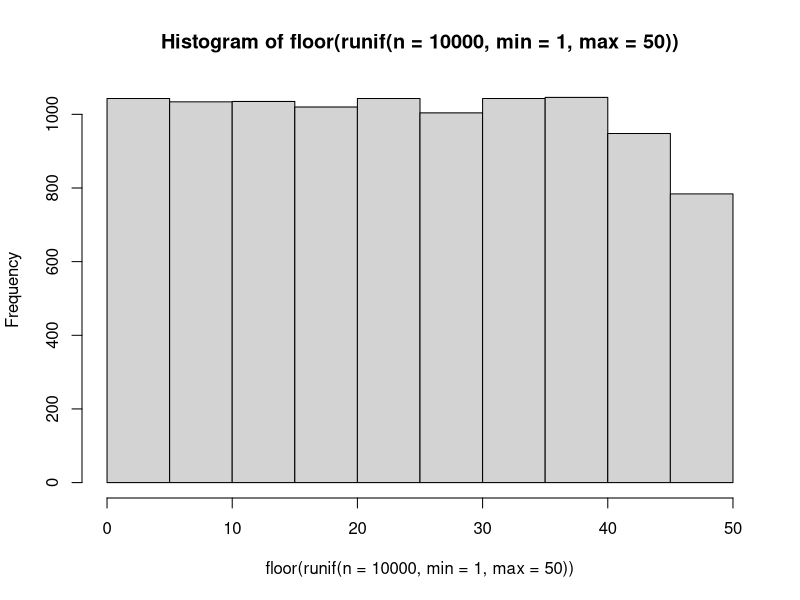
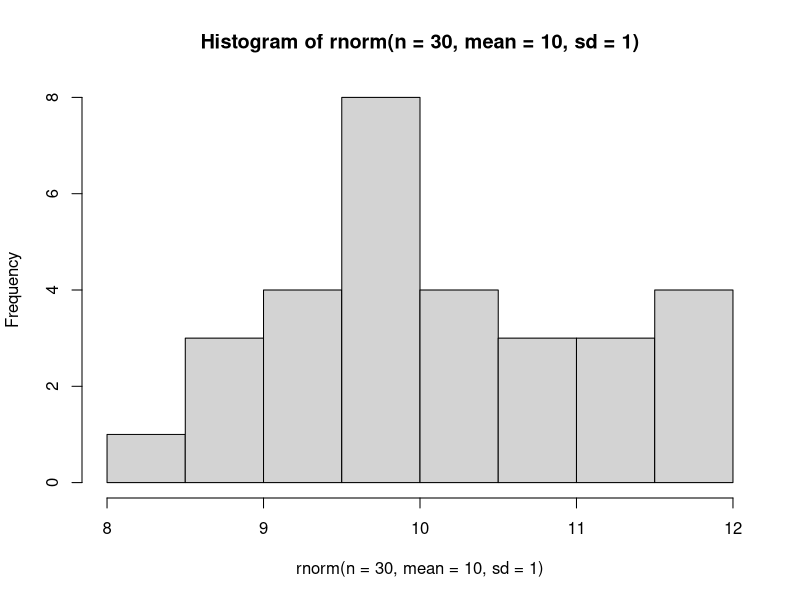
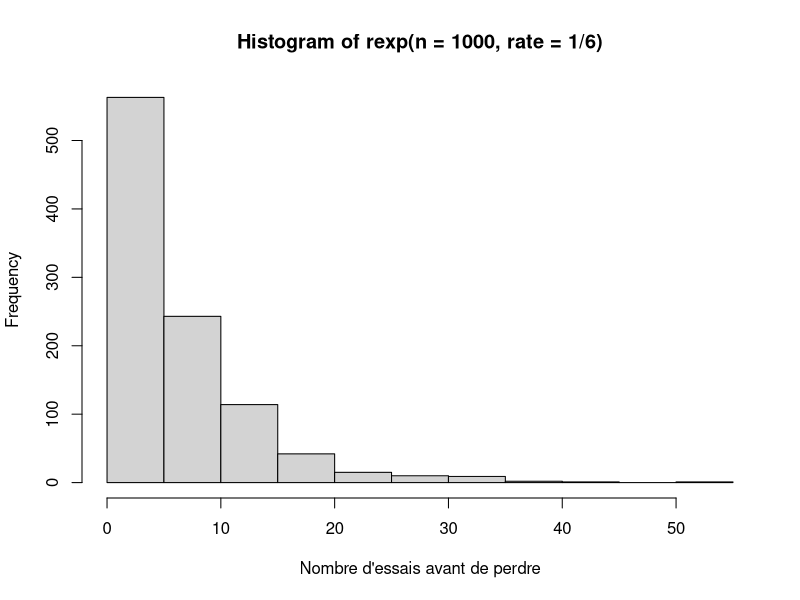
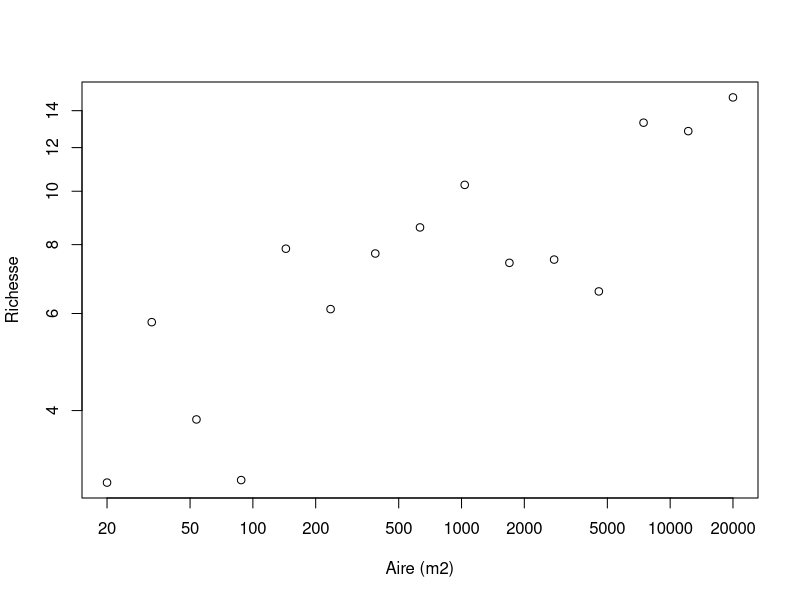
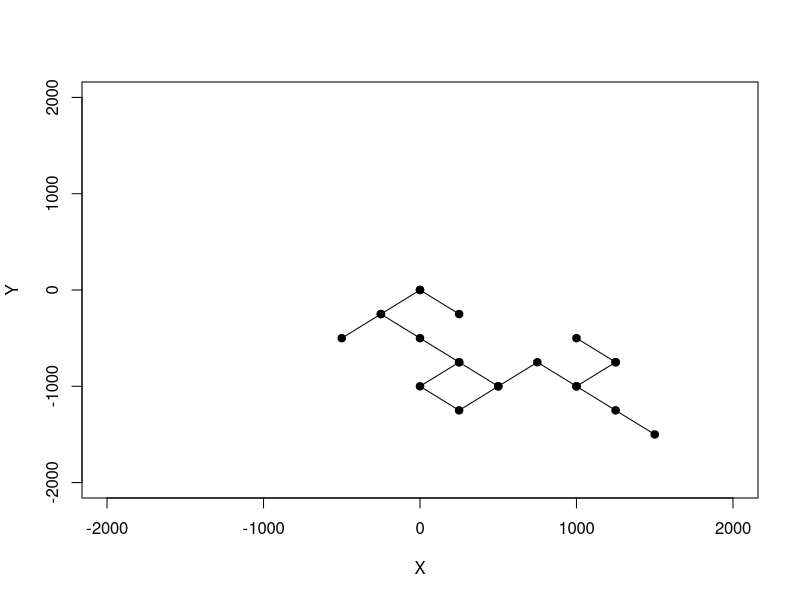
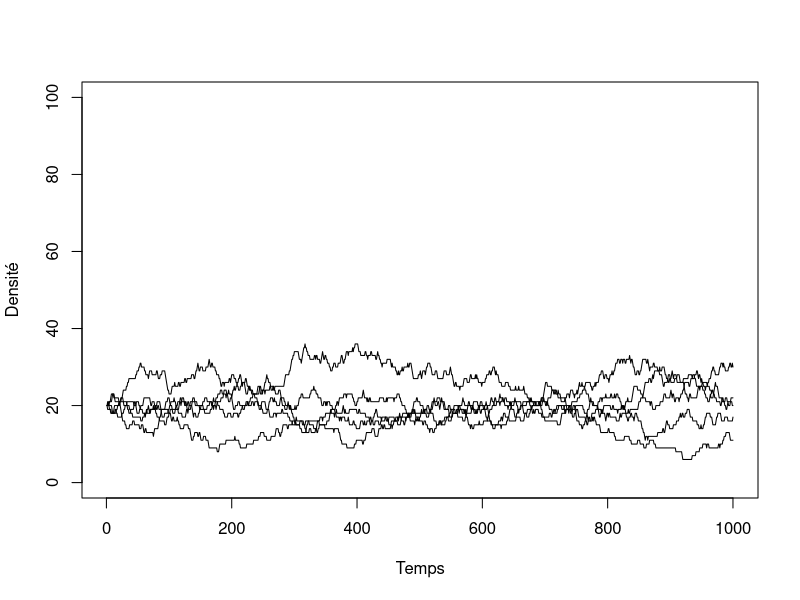
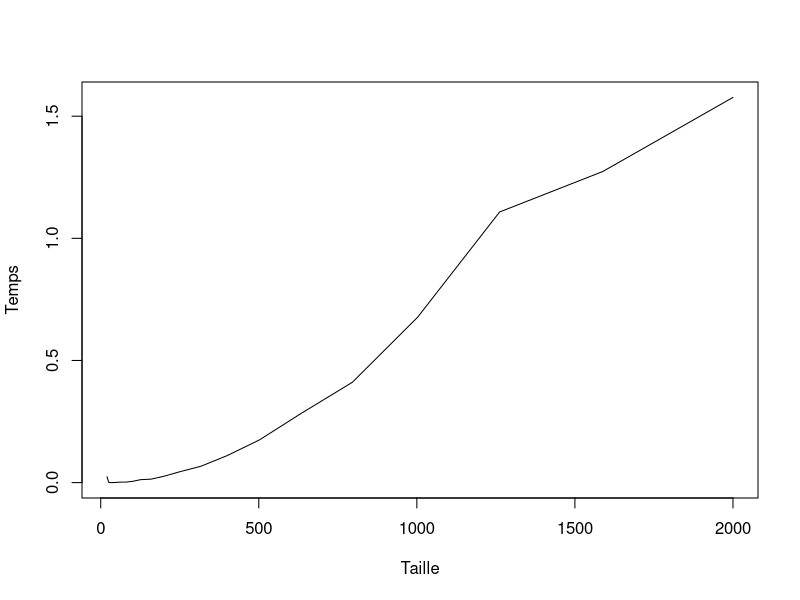

Generate these figures, in order, with R:
## ---- chunk 1
tri <- function(x){
	# Calcul de la dimension du vecteur
	taille = length(x)
	ordre = FALSE
	# Boucle qui tourne jusqu'à ce que tout soit en ordre
	while(ordre == FALSE) {
		ordre = TRUE
		# Boucle qui passe tous les éléments en paire
		for(i in 1:(taille-1)) {
			if(x[i+1] < x[i]) {
				# Inversion des deux lettres
				x[c(i,i+1)] = x[c(i+1,i)]
				# Comme un changement a été fait, l'ordre
				# n'est pas encore garanti
				ordre = FALSE
			}
		}
	}
	return(x)
}
## ---- chunk 2
valeurs = c("2", "3", "4", "5", "6", "7", "8", "9", "10", "valet", "reine", "roi", "as")
couleurs = rep(c("pique", "trèfle", "carreau", "coeur"),each = 13)
cartes = paste(valeurs,"-",couleurs)
tirage = function(n, cartes) {
    sample(x = cartes, size = n, replace = FALSE)
}
tirage(3, cartes)
## ---- chunk 3
hist(floor(runif(n = 10000, min = 1, max = 50)))
## ---- chunk 4
hist(rnorm(n = 30, mean = 10, sd = 1))
## ---- chunk 5
rbinom(n = 10, size = 1, prob = 0.5)
## ---- chunk 6
rmultinom(n = 3, size = 1, prob = rep(1/6, 6))
## ---- chunk 7
hist(rexp(n = 1000, rate = 1/6),
xlab = "Nombre d'essais avant de perdre")
## ---- chunk 8
A = 2*10^seq(1, 4, length.out = 15)
c = 3
z = 0.15
S = rnorm(15, mean = c*A^z, sd = 1.5)
plot(A, S, xlab = "Aire (m2)", ylab = "Richesse",
  log = "xy")
## ---- chunk 9
set.seed(1)
p <- 0.55
alea <- runif(n = 1, min = 0, max = 1)
if(alea < p) res = "pile" else res = "face"
res
## ---- chunk 10
nsteps = 20
xy = matrix(0,nr = 21, nc = 2)
xy[1,] = c(0,0)
direction = 90
for(step in 2:(nsteps+1)) {
    # Son chemin en X
    if(runif(1,0,1) < 0.5){
      xy[step,1] = xy[step-1,1] + 250
    } else {
      xy[step,1] = xy[step-1,1] - 250}

    # Son chemin en Y
    if(runif(1,0,1) < 0.5){
      xy[step,2] = xy[step-1,2] + 250
    } else {
      xy[step,2] = xy[step-1,2] - 250
    }
}
## ---- chunk 11
plot(xy[,1],xy[,2], type = "l", xlim = c(-2000,2000),ylim = c(-2000,2000),
    xlab = "X", ylab = "Y")
points(xy[,1],xy[,2],pch = 19)
## ---- chunk 12
etats <- c("A", "B", "C", "D", "E")
p = c(0.1, 0.5, 0.2, 0.05, 0.15)
sum(p)

# On utilise cumsum pour calculer la probabilité cumulative
cump <- cumsum(p)
cump
## ---- chunk 13
alea <- runif(1,0,1)
alea
n_etats <- 5; i = 1; plus_petit = FALSE
while(plus_petit == FALSE) {
    if(alea < cump[i]) {
        decision = etats[i]
        plus_petit = TRUE
    }
    else {
        i = i + 1
    }
}
decision
## ---- chunk 14
tirage <- function(p) {
    etats <- c("A", "B", "C", "D", "E")
    res <- rmultinom(n=1,size=1,prob=p)
    etats[which(res==1)]
}
tirage(p)
## ---- chunk 15
nsteps <- 1000
S <- 5
K <- 100
N <- matrix(nr = nsteps, nc = S)

# Une fonction utile pour faire des tirages
# Elle retourne la position de l'espèce pigée au hasard
tirage  <- function(p) {
    res <- rmultinom(n=1,size=1,prob=p)
    return(which(res==1))
}
## ---- chunk 16
# On démarre la simulation avec 20 individus par espèce
N[1,] =rep(K/S, S)

# La boucle principale
for(step in 2:nsteps) {

    # Calcul de l'abondance relative
    p = N[step-1,] / K

    # On tire l'identité de l'espèce qui meurt
    ID_mort = tirage(p)

    # On applique le changement
    N[step,] = N[step-1,]
    N[step,ID_mort] = N[step,ID_mort] - 1

    # On tire l'identité de la recrue
    ID_recrue = tirage(p)
    N[step,ID_recrue] = N[step,ID_recrue] + 1
}
## ---- chunk 17
# Illustration des résultats
plot(c(1:nsteps), N[,1], type = "l", ylim = c(0,K),
    xlab = "Temps", ylab = "Densité")
for(i in 2:S) lines(c(1:nsteps), N[,i])
## ---- chunk 18
x = runif(1000)
system.time(sort(x))
system.time(tri(x))

## ---- chunk 19
n = 2*10^seq(1,3,0.1)
res = numeric(length(n))
for(i in 1:length(res)) {
	x = runif(n[i])
	res[i] = system.time(tri(x))[3]
}
plot(n,res, type = "l", xlab = "Taille", ylab = "Temps")
## ---- chunk 20
f1 <- function(x) {
	taille <- length(x)
	x2 <- numeric(taille)
	for(i in 1:taille) if(x[i] < 0.5) x2[i] <- 1
}
f2 <- function(x) {
	x2 <- x*0
	x2[x<0.5] <- 1
}
## ---- chunk 21
x = runif(1000000)
system.time(f1(x))
system.time(f2(x))
## ---- chunk 22
f1 <- function(x) {
	res <- numeric(ncol(x))
	for(j in 1:ncol(x)) {
		for(i in 1:nrow(x)){
			res[x] = res[j] + x[i,j]
		}
	}
}
X = matrix(runif(100*100),nr=100,nc=100)
## ---- chunk 23
system.time(rowSums(X))
system.time(apply(X,2,sum))
system.time(f1(X))
